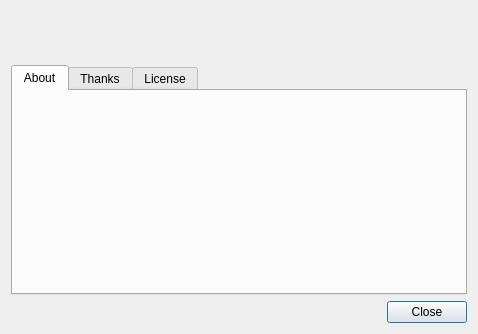
<?xml version="1.0" encoding="UTF-8"?>
<ui version="4.0">
 <class>AboutDialog</class>
 <widget class="QDialog" name="AboutDialog">
  <property name="windowModality">
   <enum>Qt::WindowModal</enum>
  </property>
  <property name="geometry">
   <rect>
    <x>0</x>
    <y>0</y>
    <width>470</width>
    <height>334</height>
   </rect>
  </property>
  <property name="windowTitle">
   <string>Dialog</string>
  </property>
  <layout class="QVBoxLayout" name="verticalLayout_3">
   <item>
    <layout class="QHBoxLayout" name="horizontalLayout_2">
     <property name="spacing">
      <number>24</number>
     </property>
     <item>
      <widget class="QLabel" name="lblLogoSmall">
       <property name="minimumSize">
        <size>
         <width>48</width>
         <height>48</height>
        </size>
       </property>
       <property name="maximumSize">
        <size>
         <width>48</width>
         <height>48</height>
        </size>
       </property>
       <property name="text">
        <string>&lt;Logo&gt;</string>
       </property>
      </widget>
     </item>
     <item>
      <widget class="QLabel" name="lblTitle">
       <property name="text">
        <string>&lt;Application Title&gt;</string>
       </property>
      </widget>
     </item>
    </layout>
   </item>
   <item>
    <widget class="QTabWidget" name="tabWidget">
     <property name="currentIndex">
      <number>0</number>
     </property>
     <widget class="QWidget" name="tabAbout">
      <attribute name="title">
       <string>About</string>
      </attribute>
      <layout class="QVBoxLayout" name="verticalLayout">
       <item>
        <layout class="QHBoxLayout" name="horizontalLayout">
         <item>
          <widget class="QLabel" name="lblDescription">
           <property name="text">
            <string>&lt;Description&gt;</string>
           </property>
           <property name="wordWrap">
            <bool>true</bool>
           </property>
          </widget>
         </item>
        </layout>
       </item>
      </layout>
     </widget>
     <widget class="QWidget" name="tabThanks">
      <attribute name="title">
       <string>Thanks</string>
      </attribute>
      <layout class="QHBoxLayout" name="horizontalLayout_3">
       <property name="spacing">
        <number>0</number>
       </property>
       <property name="margin">
        <number>1</number>
       </property>
       <item>
        <widget class="QPlainTextEdit" name="txtThanks">
         <property name="tabChangesFocus">
          <bool>true</bool>
         </property>
         <property name="undoRedoEnabled">
          <bool>false</bool>
         </property>
         <property name="readOnly">
          <bool>true</bool>
         </property>
         <property name="plainText">
          <string/>
         </property>
        </widget>
       </item>
      </layout>
     </widget>
     <widget class="QWidget" name="tabLicense">
      <attribute name="title">
       <string>License</string>
      </attribute>
      <layout class="QVBoxLayout" name="verticalLayout_2">
       <property name="spacing">
        <number>0</number>
       </property>
       <property name="margin">
        <number>1</number>
       </property>
       <item>
        <widget class="QPlainTextEdit" name="txtLicense">
         <property name="minimumSize">
          <size>
           <width>450</width>
           <height>0</height>
          </size>
         </property>
         <property name="tabChangesFocus">
          <bool>true</bool>
         </property>
         <property name="undoRedoEnabled">
          <bool>false</bool>
         </property>
         <property name="readOnly">
          <bool>true</bool>
         </property>
         <property name="plainText">
          <string/>
         </property>
        </widget>
       </item>
      </layout>
     </widget>
    </widget>
   </item>
   <item>
    <layout class="QHBoxLayout">
     <property name="spacing">
      <number>6</number>
     </property>
     <property name="margin">
      <number>0</number>
     </property>
     <item>
      <spacer>
       <property name="orientation">
        <enum>Qt::Horizontal</enum>
       </property>
       <property name="sizeHint" stdset="0">
        <size>
         <width>40</width>
         <height>20</height>
        </size>
       </property>
      </spacer>
     </item>
     <item>
      <widget class="QPushButton" name="btnClose">
       <property name="text">
        <string>Close</string>
       </property>
      </widget>
     </item>
    </layout>
   </item>
  </layout>
 </widget>
 <resources/>
 <connections>
  <connection>
   <sender>btnClose</sender>
   <signal>clicked()</signal>
   <receiver>AboutDialog</receiver>
   <slot>accept()</slot>
   <hints>
    <hint type="sourcelabel">
     <x>278</x>
     <y>253</y>
    </hint>
    <hint type="destinationlabel">
     <x>96</x>
     <y>254</y>
    </hint>
   </hints>
  </connection>
 </connections>
</ui>
